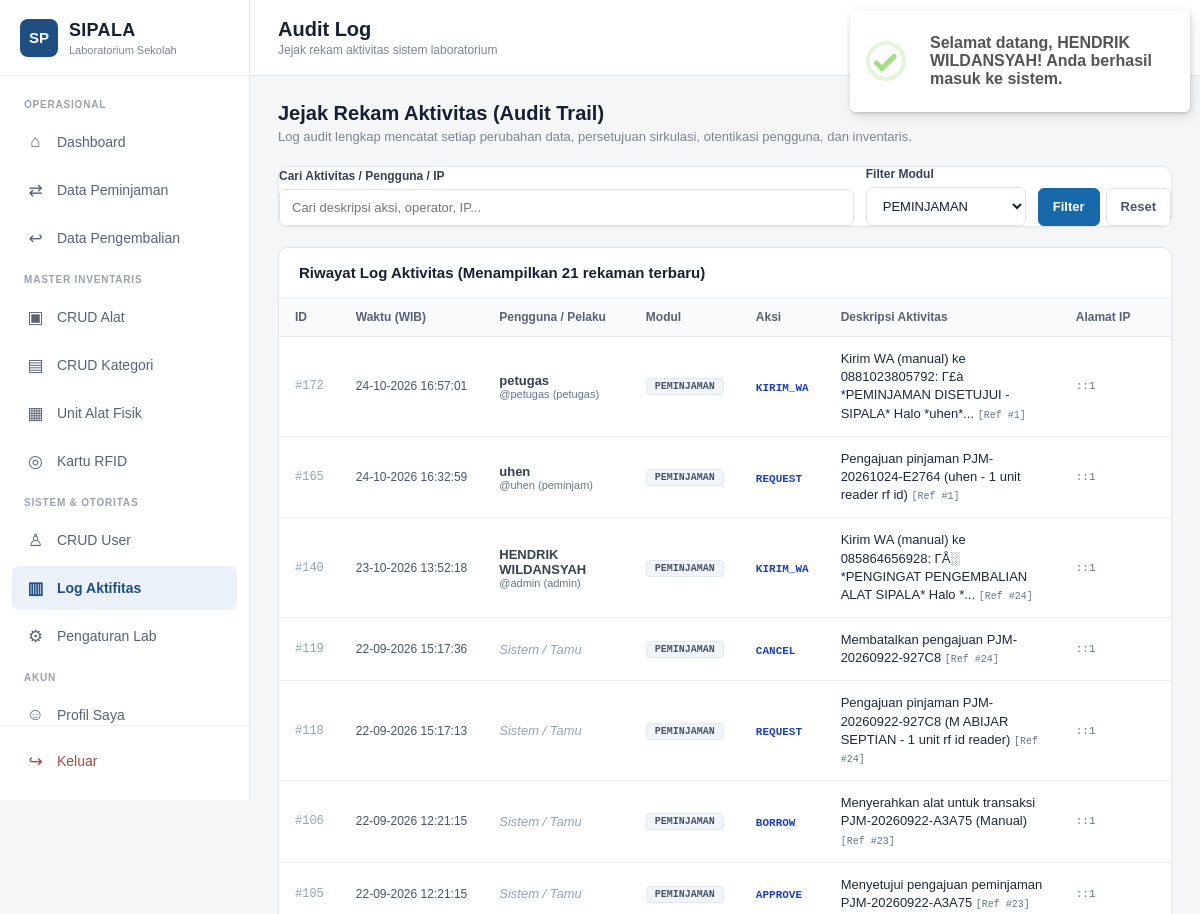
The app's page /admin/log/index.php?modul=PEMINJAMAN (signed in, upper part), older data.
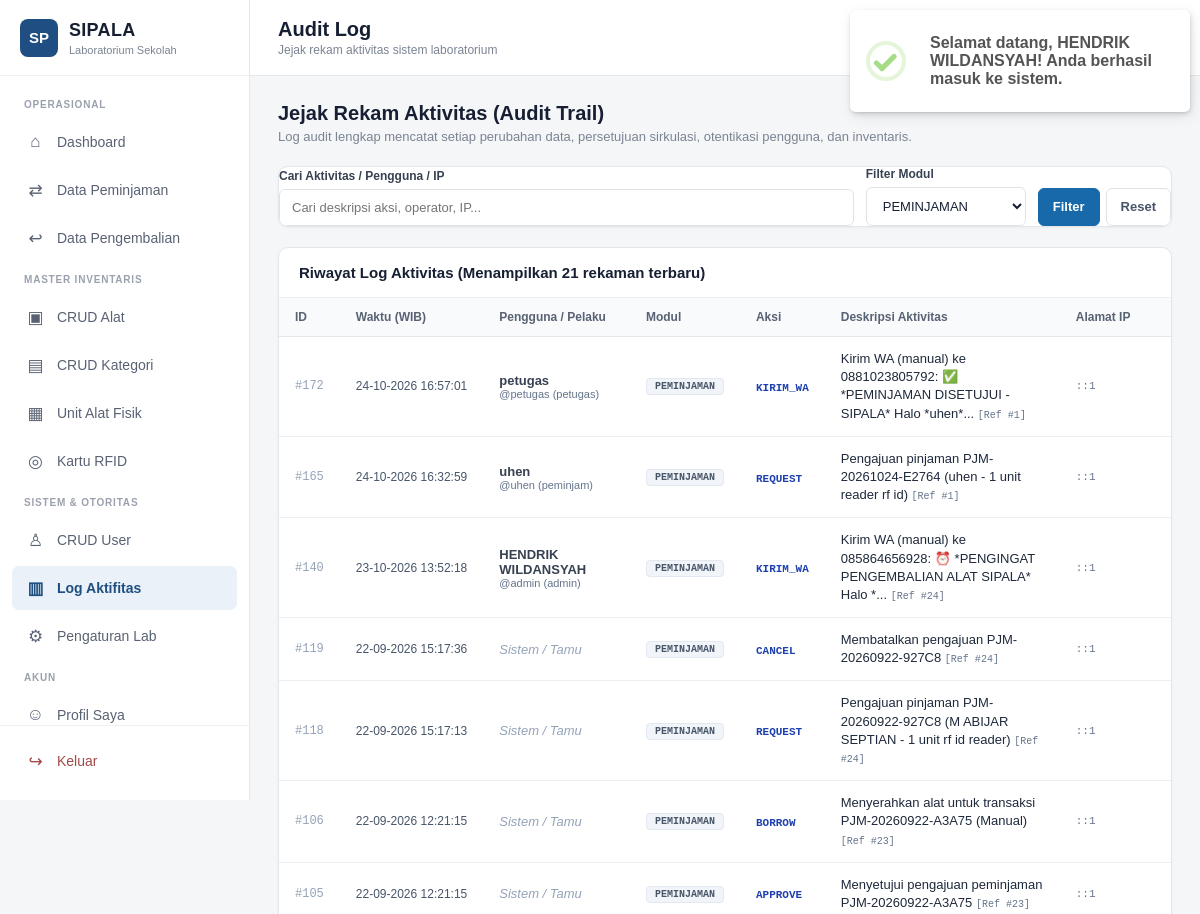
The same page, newer data.
### tables this page shows
CREATE TABLE `log_aktivitas` (
  `id` bigint(20) unsigned NOT NULL AUTO_INCREMENT,
  `user_id` int(10) unsigned DEFAULT NULL,
  `aksi` varchar(50) NOT NULL DEFAULT 'UMUM',
  `modul` varchar(50) NOT NULL DEFAULT 'SYSTEM',
  `reference_id` int(10) unsigned DEFAULT NULL,
  `aktivitas` varchar(100) NOT NULL DEFAULT '',
  `deskripsi` text NOT NULL,
  `ip_address` varchar(45) DEFAULT NULL,
  `created_at` timestamp NOT NULL DEFAULT current_timestamp(),
  PRIMARY KEY (`id`),
  KEY `idx_log_user_created` (`user_id`,`created_at`),
  KEY `idx_log_aktivitas_created` (`aktivitas`,`created_at`),
  CONSTRAINT `fk_log_user` FOREIGN KEY (`user_id`) REFERENCES `users` (`id`) ON DELETE SET NULL ON UPDATE CASCADE
);

CREATE TABLE `users` (
  `id` int(10) unsigned NOT NULL AUTO_INCREMENT,
  `nama` varchar(100) NOT NULL,
  `nis` varchar(32) DEFAULT NULL,
  `username` varchar(50) NOT NULL,
  `password` varchar(255) NOT NULL,
  `role` enum('admin','petugas','peminjam') NOT NULL DEFAULT 'peminjam',
  `kelas` varchar(50) DEFAULT NULL,
  `rfid_uid` varchar(100) DEFAULT NULL,
  `no_hp` varchar(25) DEFAULT NULL,
  `alamat` text DEFAULT NULL,
  `foto` varchar(255) DEFAULT NULL,
  `status` enum('aktif','nonaktif') NOT NULL DEFAULT 'aktif',
  `created_at` timestamp NOT NULL DEFAULT current_timestamp(),
  `updated_at` timestamp NOT NULL DEFAULT current_timestamp() ON UPDATE current_timestamp(),
  PRIMARY KEY (`id`),
  UNIQUE KEY `uq_users_username` (`username`),
  UNIQUE KEY `uq_users_nis` (`nis`),
  UNIQUE KEY `uq_users_rfid` (`rfid_uid`),
  KEY `idx_users_role_status` (`role`,`status`),
  KEY `idx_users_nama` (`nama`)
);

### includes/functions.php (called while the page is built, shortened)
<?php
if (!function_exists('e')) {
    function e(mixed $v): string {
        return htmlspecialchars((string)($v ?? ''), ENT_QUOTES, 'UTF-8');
    }
}

### admin/log/index.php (the view, shortened to what the changed rows need)
<?php
require_once __DIR__ . '/../includes/admin.php';
$filterModul = trim((string)($_GET['modul'] ?? ''));
$sql = "
    SELECT l.*, u.nama AS nama_user, u.username, u.role AS role_user
    FROM log_aktivitas l
    LEFT JOIN users u ON u.id = l.user_id
    WHERE 1=1
";
$params = [];
if ($filterModul !== '') {
    $sql .= " AND l.modul = ?";
    $params[] = $filterModul;
}
$sql .= " ORDER BY l.id DESC LIMIT 200";
$stmt = $pdo->prepare($sql);
$stmt->execute($params);
$logs = $stmt->fetchAll();
?>
<div class="head">
    <div>
        <h2>Jejak Rekam Aktivitas (Audit Trail)</h2>
    </div>
</div>
<div class="panel">
    <div class="table-wrap">
        <table>
            <thead>
                <tr>
                    <th style="width:50px;">ID</th>
                    <th>Waktu (WIB)</th>
                    <th>Pengguna / Pelaku</th>
                    <th>Modul</th>
                    <th>Aksi</th>
                    <th>Deskripsi Aktivitas</th>
                    <th>Alamat IP</th>
                </tr>
            </thead>
            <tbody>
                <?php if (!$logs): ?>
                    <tr>
                        <td colspan="7"><div class="empty">Belum ada rekaman audit log yang sesuai.</div></td>
                    </tr>
                <?php else: ?>
                    <?php foreach ($logs as $l): ?>
                        <tr>
                            <td style="font-family:monospace;font-size:12px;color:#94a3b8;">#<?= $l['id'] ?></td>
                            <td style="font-size:12px;white-space:nowrap;color:#475569;">
                                <?= e(date('d-m-Y H:i:s', strtotime($l['created_at']))) ?>
                            </td>
                            <td>
                                <?php if (!empty($l['nama_user'])): ?>
                                    <strong><?= e($l['nama_user']) ?></strong>
                                    <span style="display:block;font-size:11px;color:#64748b;">@<?= e($l['username']) ?> (<?= e($l['role_user']) ?>)</span>
                                <?php else: ?>
                                    <span style="color:#94a3b8;font-style:italic;">Sistem / Tamu</span>
                                <?php endif; ?>
                            </td>
                            <td>
                                <span style="display:inline-block;padding:2px 8px;border-radius:4px;font-size:10px;font-weight:700;background:#f1f5f9;color:#475569;border:1px solid #e2e8f0;font-family:monospace;">
                                    <?= e($l['modul'] ?: 'SYSTEM') ?>
                                </span>
                            </td>
                            <td>
                                <span style="font-weight:700;font-size:11px;color:#1e40af;font-family:monospace;">
                                    <?= e($l['aksi'] ?: ($l['aktivitas'] ?? 'INFO')) ?>
                                </span>
                            </td>
                            <td style="font-size:13px;line-height:1.4;color:#1e293b;">
                                <?= e($l['deskripsi']) ?>
                                <?php if (!empty($l['reference_id'])): ?>
                                    <span style="font-size:10px;color:#64748b;font-family:monospace;">[Ref #<?= (int)$l['reference_id'] ?>]</span>
                                <?php endif; ?>
                            </td>
                            <td style="font-family:monospace;font-size:11px;color:#64748b;">
                                <?= e($l['ip_address'] ?: '127.0.0.1') ?>
                            </td>
                        </tr>
                    <?php endforeach; ?>
                <?php endif; ?>
            </tbody>
        </table>
    </div>
</div>

Row changes from the older to the newer data that the page shows:
changed log_aktivitas "petugas": deskripsi "Kirim WA (manual) ke 0881023805792: Γ£à *PEMINJAMAN DISETUJUI - SIPALA* Halo *uhen*..." → "Kirim WA (manual) ke 0881023805792: ✅ *PEMINJAMAN DISETUJUI - SIPALA* Halo *uhen*..."
changed log_aktivitas "HENDRIK WILDANSYAH": deskripsi "Kirim WA (manual) ke 085864656928: ΓÅ░ *PENGINGAT PENGEMBALIAN ALAT SIPALA* Halo *..." → "Kirim WA (manual) ke 085864656928: ⏰ *PENGINGAT PENGEMBALIAN ALAT SIPALA* Halo *..."
